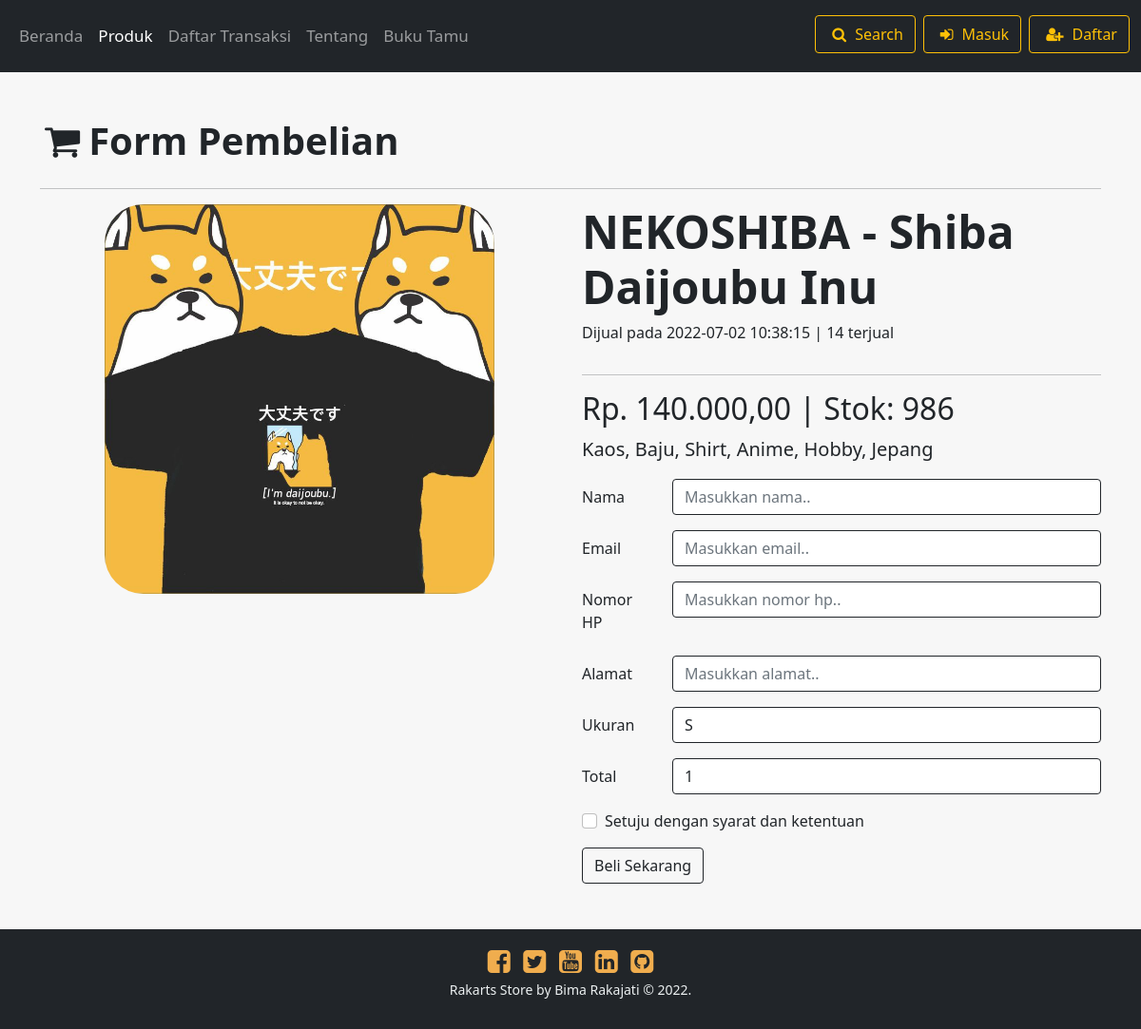
The app's page /pesan.php?id_barang=2, older data.
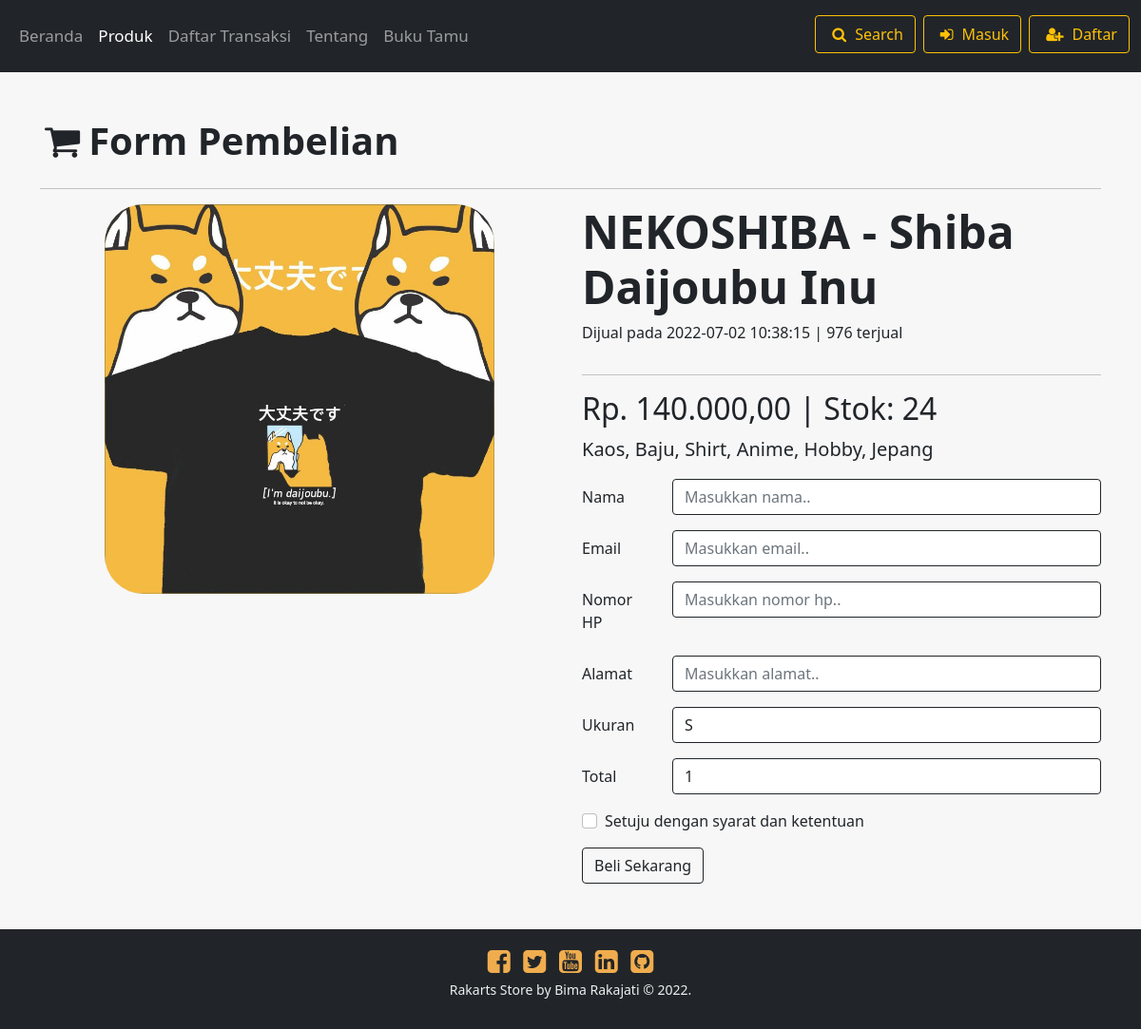
The same page, newer data.
### tables this page shows
CREATE TABLE `barang` (
  `id_barang` int(11) NOT NULL,
  `nm_barang` varchar(50) NOT NULL,
  `ft_barang` varchar(50) NOT NULL,
  `deskripsi` text NOT NULL,
  `harga` int(11) NOT NULL,
  `stok` int(10) NOT NULL,
  `tgl` datetime NOT NULL DEFAULT current_timestamp()
);

### koneksi.php (called while the page is built, shortened)
<?php
$host = "localhost";
$user = "root";
$pass = "";
$db = "rakarts";
$conn = mysqli_connect($host, $user, $pass, $db);
function query($query)
{
    global $conn;
    $result = mysqli_query($conn, $query);
    $rows = [];
    while($row= mysqli_fetch_assoc($result))
    {
        $rows[] = $row;
    }
    return $rows;
}
function rupiah($angka){
	$hasil_rupiah = "Rp. " . number_format($angka,2,',','.');
	return $hasil_rupiah;
}

### pesan.php (the view, shortened to what the changed rows need)
<!DOCTYPE html>
<html lang="en">
    <head>
        <link rel="stylesheet" href="css/style.css" />
    </head>
    <body>
                    <?php
                        require 'koneksi.php';
                    ?>
        <div class="container my-5" id="animate">
            <h1 class="text-dark fw-bold mb-4"><span class="fa fa-shopping-cart me-1"></span>Form Pembelian</h1>
            <div class="row">
            <?php
                if(isset($_GET['id_barang'])){
                    $barang = query("SELECT * FROM barang WHERE id_barang=".$_GET['id_barang']."");
                }
                $brg = "select stok from barang where id_barang=".$_GET['id_barang']."";
                $hasil_brg = mysqli_query($conn, $brg);
                $hasil_nama = mysqli_fetch_assoc($hasil_brg);
                if($hasil_nama["stok"] <= 0){
                    $terjual = 1000;
                } else {
                    $terjual = 1000 - $hasil_nama["stok"];
                }
                foreach ($barang as $br) :
            ?>
                <div class="col-md-6 d-flex justify-content-center mx-auto">
                    <div class="cart_logo">
                        <div id="gambar">
                            <img class="cart_img" src="img/kaos/<?= $br["ft_barang"]; ?>" alt="<?= $br["nm_barang"]; ?>" class="cart_img">
                        </div>
                    </div>
                </div>
                <div class="col-md-6 d-flex flex-column justify-content-center">
                <div id="nama">
                    <h1 class="display-5 fw-bold"><?= $br["nm_barang"]; ?></h1>
                    <p>Dijual pada <?= $br["tgl"]; ?> | <?= $terjual; ?> terjual</p>
                </div>
                <hr>
                <div id="harga">
                    <h2><?= rupiah($br["harga"]); ?> | Stok: <?= $br["stok"]; ?></h2>
                </div>
                <div id="deskripsi">
                    <p class="lead"><?= $br["deskripsi"]; ?></p>
                </div>
            <?php endforeach; ?>
            <form action="pesan.php" method="get">
                <?php
                    if(!empty($_SESSION["id"])){
                        $id = $_SESSION["id"];
                        $result = mysqli_query($conn, "SELECT * FROM pengguna WHERE id = $id");
                        $row = mysqli_fetch_assoc($result);
                        echo "
                        <div class='form-group mb-3 row'>
                            <label class='col-sm-2 col-form-label'>Nama</label>
                            <div class='col-sm-10'>
                                <input type='text' id='form_nama' name='nama' class='form-control border-dark' value='".$row["name"]."' readonly>
                            </div>
                        </div>
                        <div class='form-group mb-3 row'>
                            <label class='col-sm-2 col-form-label'>Email</label>
                            <div class='col-sm-10'>
                                <input type='text' id='form_email' name='email' class='form-control border-dark' value='".$row["email"]."' readonly>
                            </div>
                        </div>
                        ";
                    }
                    else{
                        echo "
                        <div class='form-group mb-3 row'>
                            <label class='col-sm-2 col-form-label'>Nama</label>
                            <div class='col-sm-10'>
                                <input type='text' id='form_nama' name='nama' class='form-control border-dark' placeholder='Masukkan nama..'>
                            </div>
                        </div>
                        <div class='form-group mb-3 row'>
                            <label class='col-sm-2 col-form-label'>Email</label>
                            <div class='col-sm-10'>
                                <input type='text' id='form_email' name='email' class='form-control border-dark' placeholder='Masukkan email..'>
                            </div>
                        </div>
                        ";
                    }
                ?>
                <div class="form-group mb-3 row">
                </div>
                <div class="form-group mb-3 row">
                </div>
                <div class="form-group mb-3 row">
                </div>
                <div class="form-group mb-3 row">
                </div>
                <div class="form-check mb-3">
                </div>
                <button type="submit" name="submit" value="Submit" class="btn btn-outline-dark" onclick="beliSekarang(); return false">Beli Sekarang</button>
            </form>
            </div>
            </div>
        </div>
    </body>
</html>

Row changes from the older to the newer data that the page shows:
changed barang "NEKOSHIBA - Shiba Daijoubu Inu": stok "14" → "976"; stok "986" → "24"
